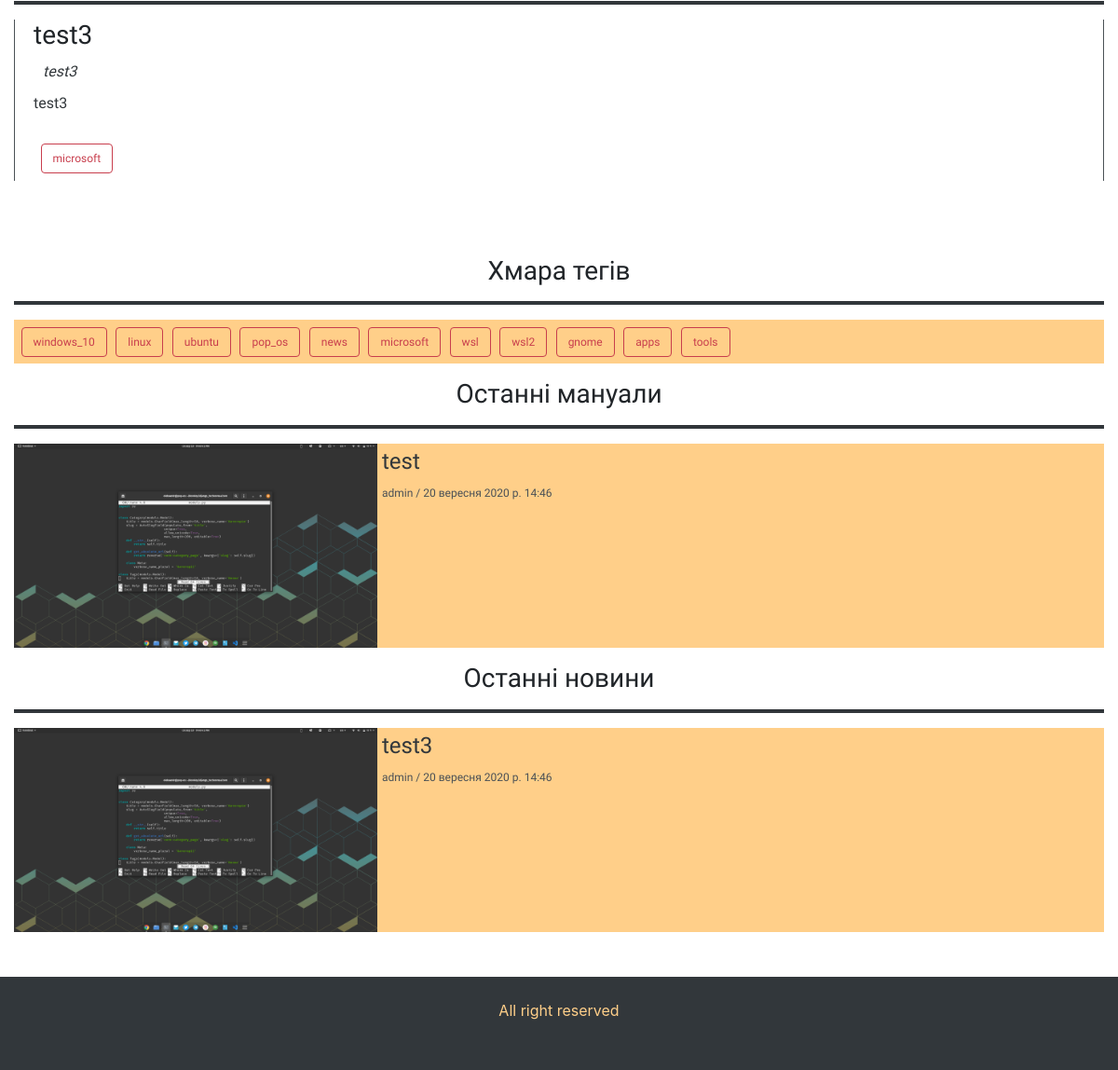
/post/test3 (lower part), run on an earlier commit of the app's database.
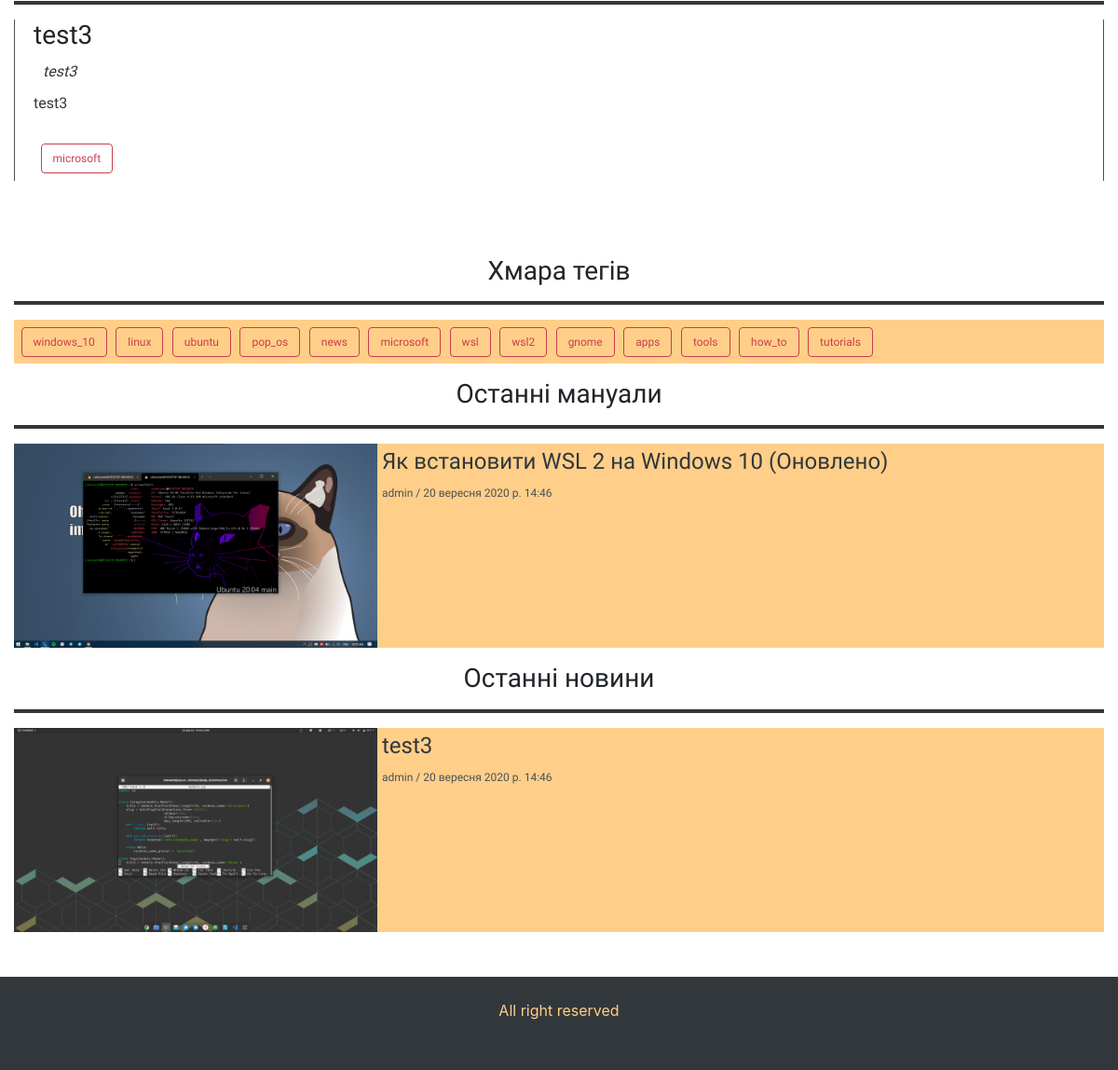
And on a later commit of the database.
### core/models.py (models this page shows, shortened)
class Tags(models.Model):
    title = models.CharField(max_length=50, verbose_name='Назва')
    slug = AutoSlugField(populate_from='title',
                        unique=True,
                        allow_unicode=True,
                        max_length=200)
    def get_absolute_url(self):
        return reverse('core:tag_page', kwargs={'slug': self.slug})
    class Meta:
        verbose_name_plural = 'Теги'
        ordering = ('id',)

class Post(models.Model):
    title = models.CharField(max_length=150, verbose_name='Назва')
    main_image = models.ImageField(verbose_name='Головне фото', upload_to='uploads/main_images')
    preview_text = models.CharField(verbose_name='Текст-прев\`ю', max_length=300)
    text = models.CharField(max_length=20000, verbose_name='Текст')
    slug = AutoSlugField(populate_from='title',
                        unique=True,
                        allow_unicode=True,
                        max_length=200)
    creating_date = models.DateTimeField(verbose_name='Дата створення', auto_now_add=True)
    category = models.ForeignKey(Category, on_delete=models.CASCADE)
    tags = models.ManyToManyField(Tags, verbose_name='Теги')
    star = models.BooleanField(verbose_name='Star', default=False)
    def get_absolute_url(self):
        return reverse('core:post_page', kwargs={'slug': self.slug})
    class Meta:
        verbose_name_plural = 'Пости'
        ordering = ('-creating_date',)

### core/views.py (the view)
# urls.py: path('post/<slug:slug>', views.post_page, name='post_page'),
def post_page(request, slug):
    tags = Tags.objects.all()
    post = Post.objects.filter(slug=slug).first()
    categories = Category.objects.all()
    post_tags = post.tags.all()
    news_posts = Post.objects.filter(category__title='Новини').all()
    manuals_posts = Post.objects.filter(category__title='Мануали').all()
    context = {
        'tags': tags,
        'post': post,
        'news_posts': news_posts,
        'manuals_posts': manuals_posts,
        'categories': categories,
        'post_tags': post_tags
    }
    return render(request, 'post-page.html', context=context)

### core/models.py (called while the page is built)
    def get_absolute_url(self):
        return reverse('core:category_page', kwargs={'slug': self.slug})

### templates/post-page.html (shortened to what this page needs)
{% extends 'base.html' %}
{% block content %}
<div class="post-page-container col-12 mt-5 pt-5">
    <div class="post-container">
        <hr>
        <div class="post-text">
            <h3 class="post-titleh3 p-p-dark">{{post.title}}</h3>
            <p class="post-preview">{{post.preview_text|safe}}</p>
            <p class="p-p-post-text">{{post.text|safe}}</p>
            <div class="tags_cloud mt-4 bg-transparent">
                {% for tag in post_tags %}
                    <a href="{{tag.get_absolute_url}}" class="btn">{{tag.title}}</a>
                {% endfor %}
            </div>
        </div>
    </div>
    <div class="sidebar mb-5">
        <h3 class="category-pageh3 text-center">Хмара тегів</h3><hr>
        <div class="tags_cloud mb-3">
            {% for tag in tags %}
                <a href="{{tag.get_absolute_url}}" class="btn">{{tag.title}}</a>
            {% endfor %}
        </div>
        <h3 class="category-pageh3 text-center">Останні мануали</h3><hr>
        <div class="sidebar-posts">
            {% for manual in manuals_posts %}
            <div class="sidebar-page-post">
                <img class="img-fluid sidebar-page-post-img" src="{{manual.main_image.url}}" alt="" srcset="">
                <div class="sidebar-page-post-text">
                    <a class="read_more" href="{{manual.get_absolute_url}}"><h4 class="post-titleh4">{{manual.title}}</h4></a>
                    <p class="autor-date-area">admin / {{manual.creating_date}}</p>
                </div>
            </div>
            {% endfor %}
        </div>
        <h3 class="category-pageh3 text-center mt-3">Останні новини</h3><hr>
        <div class="sidebar-posts">
            {% for news in news_posts %}
            <div class="sidebar-page-post">
                <img class="img-fluid sidebar-page-post-img" src="{{news.main_image.url}}" alt="" srcset="">
                <div class="sidebar-page-post-text">
                    <a class="read_more" href="{{news.get_absolute_url}}"><h4 class="post-titleh4">{{news.title}}</h4></a>
                    <p class="autor-date-area">admin / {{news.creating_date}}</p>
                </div>
            </div>
            {% endfor %}
        </div>
    </div>
</div>
{% endblock content %}

What changed in the data, as far as the page shows it:
added Tags: title "how_to", shown under "Хмара тегів"
added Tags: title "tutorials", shown under "Хмара тегів"
changed Post: main_image: a different picture; title "test" → "Як встановити WSL 2 на Windows 10 (Оновлено)"
